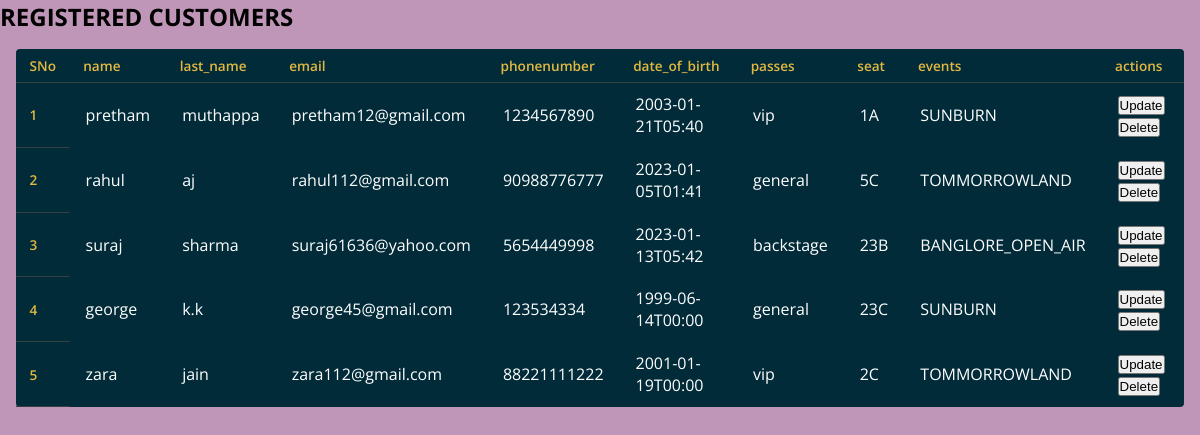
Screenshot of /table with the database file from the repository.
### app.py (models this page shows)
class user(db.Model):
    sno = db.Column(db.Integer, primary_key=True)
    name = db.Column(db.String(100), nullable=False)
    last_name=db.Column(db.String(100),nullable=False)
    email = db.Column(db.String(100), nullable=False)
    phonenumber = db.Column(db.Integer,nullable=False)
    date_of_birth = db.Column(db.Integer, nullable=False)
    passes = db.Column(db.String(100), nullable=False)
    seat = db.Column(db.String(100), nullable=False)
    events = db.Column(db.String(100), nullable=False)
    def __repr__(self) -> str:
        return f"{self.sno} - {self.name}- {self.last_name}- {self.email} -{self.phonenumber} - {self.date_of_birth} -{self.passes} -{self.seat}-{self.events}"

### app.py (the view)
@app.route('/table')
def products():
    allevent = user.query.all()
    print(allevent)
    return render_template('table.html', allevent=allevent)

### templates/table.html (shortened to what this page needs)
<!DOCTYPE html>
<html lang="en">
<head>
  <link rel="stylesheet" href="/static/table.css">
</head>
<body style="background: rgb(192, 150, 184) no-repeat;">
  <div class="container my-3">
      <h2>REGISTERED CUSTOMERS</h2>
              {% if allevent|length == 0 %}
              <div class="alert alert-dark" role="alert">
                 No data found
                </div>
                  {% else %}
                  <table class="table" >
                      <thead>
                        <tr>
                          <th scope="col">SNo</th>
                          <th scope="col">name</th>
                          <th scope="col">last_name</th>
                          <th scope="col">email</th>
                          <th scope="col">phonenumber</th>
                          <th scope="col">date_of_birth</th>
                          <th scope="col">passes</th>
                          <th scope="col">seat</th>
                          <th scope="col">events</th>
                          <th scope="col">actions</th>
                        </tr>
                      </thead>
                      <tbody>
            {% for eventhive in allevent %}
            <tr>
              <th scope="row">{{loop.index}}</th>
              <td>{{eventhive.name}}</td>
              <td>{{eventhive.last_name}}</td>
              <td>{{eventhive.email}}</td>
              <td>{{eventhive.phonenumber}}</td>
              <td>{{eventhive.date_of_birth}}</td>
              <td>{{eventhive.passes}}</td>
              <td>{{eventhive.seat}}</td>
              <td>{{eventhive.events}}</td>
              <td>
                <button id="up"> <a style="text-decoration: none; color: black;" href="/update/{{eventhive.sno}}" type="button">Update</button></button>
                <button id="del"><a style="text-decoration: none; color: rgb(4, 4, 4);" href="/delete/{{eventhive.sno}}" type="button">Delete</button></button>
              </td>
            </tr>
            {% endfor %}
          </tbody>
          </table>
            {% endif %}
</body>
</html>

### static/table.css (style rules this page uses)
*, *:before, *:after { margin: 0; padding: 0; box-sizing: border-box; }
body { background: #105469; font-family: 'Open Sans', sans-serif; }
table { background: #012B39; border-radius: 0.25em; border-collapse: collapse; margin: 1em; }
th { border-bottom: 1px solid #364043; color: #E2B842; font-size: 0.85em; font-weight: 600; padding: 0.5em 1em; text-align: left; }
td { color: #fff; font-weight: 400; padding: 0.65em 1em; }
tbody tr { transition: background 0.25s ease; }

### rows the page displays
user: name "pretham", last_name "muthappa", email "pretham12@gmail.com", phonenumber "1234567890", date_of_birth "2003-01-21T05:40", passes "vip", seat "1A", events "SUNBURN"
user: name "rahul", last_name "aj", email "rahul112@gmail.com", phonenumber "90988776777", date_of_birth "2023-01-05T01:41", passes "general", seat "5C", events "TOMMORROWLAND"
user: name "suraj", last_name "sharma", email "suraj61636@yahoo.com", phonenumber "5654449998", date_of_birth "2023-01-13T05:42", passes "backstage", seat "23B", events "BANGLORE_OPEN_AIR"
user: name "george", last_name "k.k", email "george45@gmail.com", phonenumber "123534334", date_of_birth "1999-06-14T00:00", passes "general", seat "23C", events "SUNBURN"
user: name "zara", last_name "jain", email "zara112@gmail.com", phonenumber "88221111222", date_of_birth "2001-01-19T00:00", passes "vip", seat "2C", events "TOMMORROWLAND"
